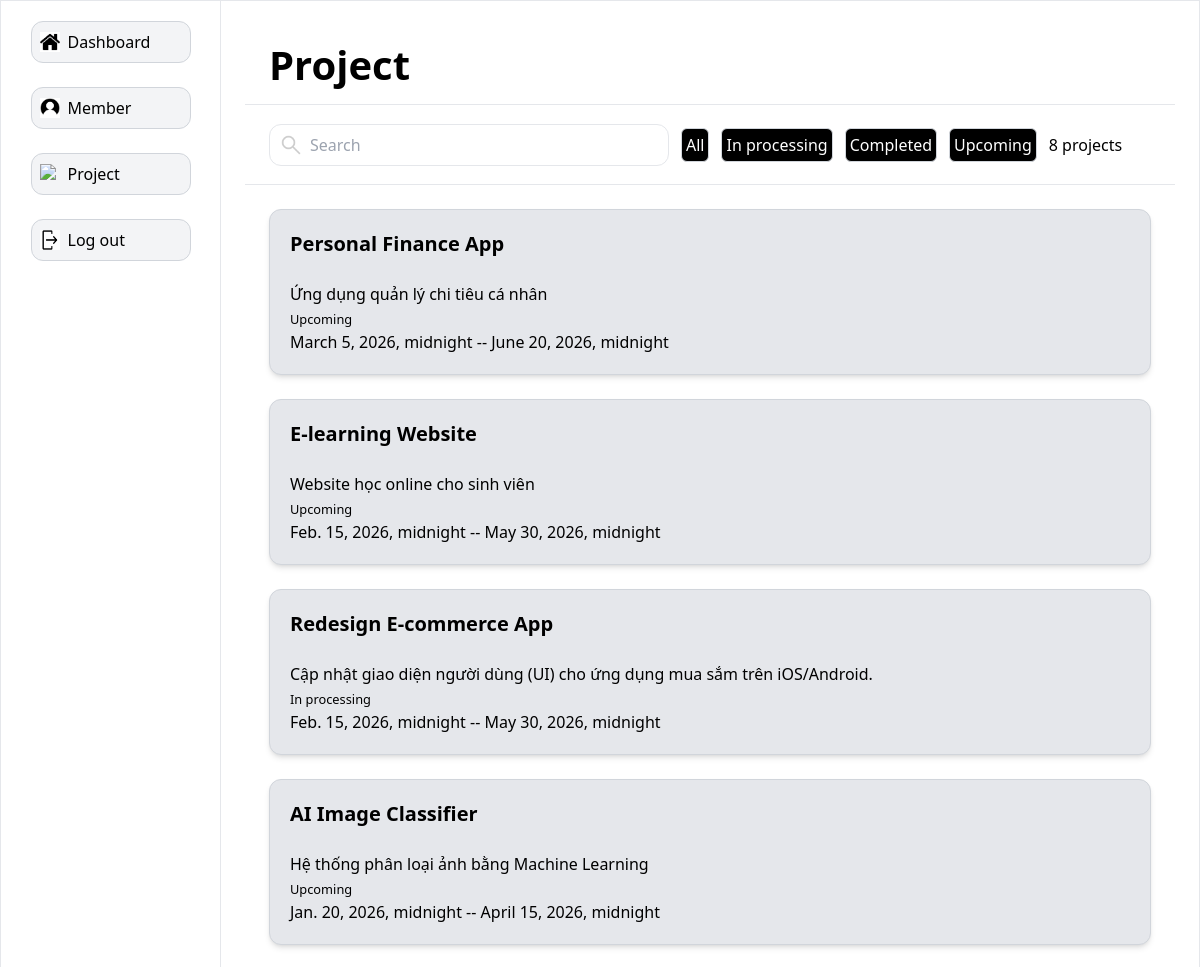
Page /project/ (upper part) on the earlier database version.
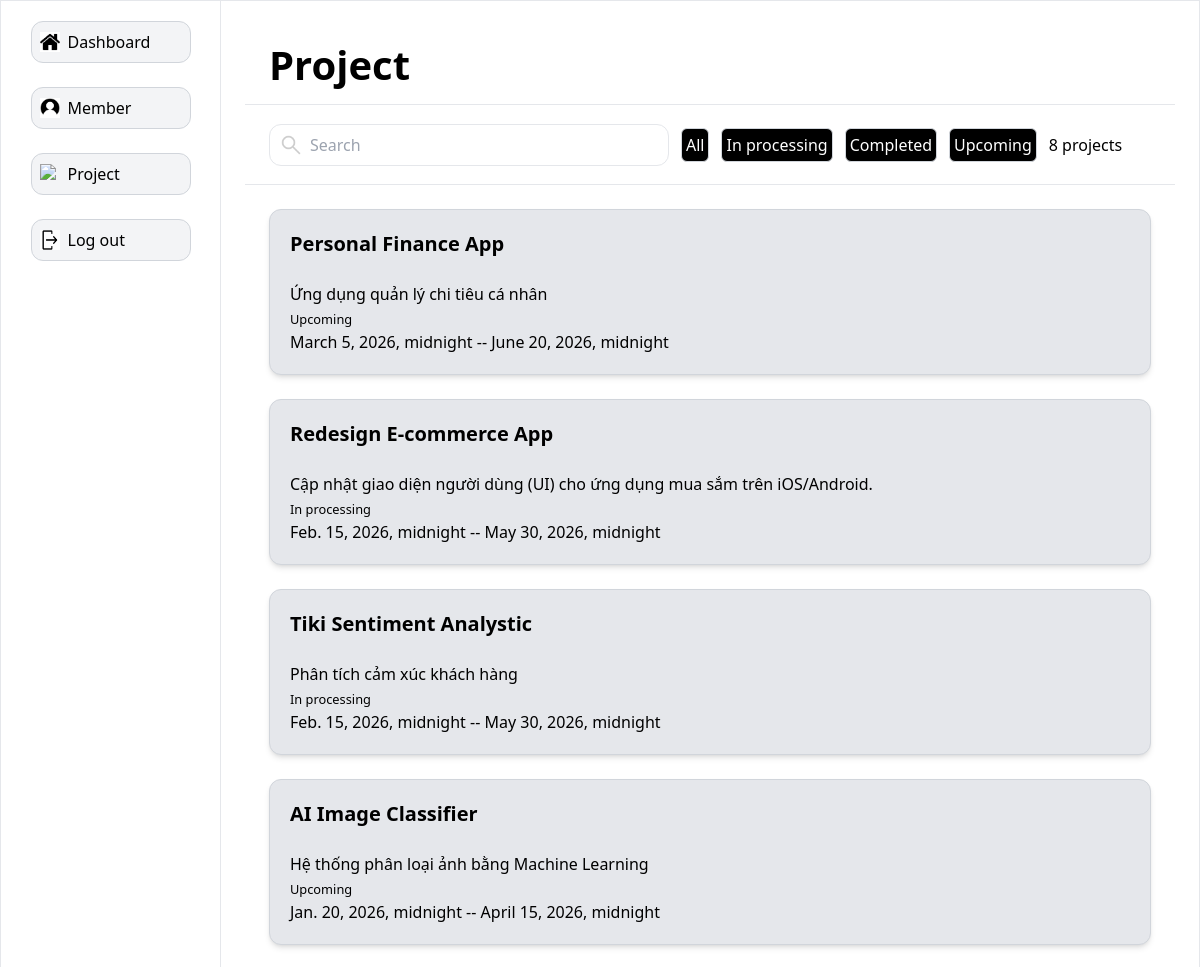
Same page on the later database version.
### main/models.py (models this page shows, shortened)
class Project(models.Model):
    status_dict = [
        ('In processing', 'In processing'),
        ('Completed', 'Completed'),
        ('Upcoming', 'Upcoming')
    ]
    project_id = models.AutoField(primary_key=True)
    project_name = models.CharField(max_length=100, blank=True, null=True)
    description = models.TextField(blank=True, null=True)
    start_date = models.DateTimeField(blank=True, null=True)
    end_date = models.DateTimeField(blank=True, null=True)
    created_by = models.ForeignKey(
        Users,
        on_delete=models.PROTECT,
        related_name='projects'
    )
    status_project = models.CharField(max_length=50, blank=True, null=True, choices=status_dict)

### main/views.py (the view)
# urls.py: path('project/', views.project, name='project'),
def project(request):
    q = request.GET.get('q') if request.GET.get('q') != None else ""
    projects = Project.objects.filter(
        Q(status_project__icontains=q) |
        Q(project_name__icontains=q)
    ).order_by('-start_date')
    project_count = projects.count()
    statuses = [s[0] for s in Project.status_dict]
    context = {'projects': projects, 'statuses': statuses, 'project_count': project_count}
    return render(request, 'main/project.html', context=context)

### main/templates/main/project.html (shortened to what this page needs)
{% extends 'side_bar_member.html' %}
{% load static %}
{% block content %}
<div
  class="bg-white-200 items-center border-b border-b-gray-200 flex px-6 h-[80px] flex justify-between"
>
  <div><h1 class="text-[40px] font-bold">Project</h1></div>
</div>
<div class="bg-white-200 items-center border-b border-b-gray-200 flex px-6 h-[80px]">
  <div class="relative">
    <div class="absolute inset-y-0 left-0 flex items-center pl-3 pointer-events-auto">
      <img src="{% static 'icons/search.png' %}" alt="search icon" class="h-5 w-5" />
    </div>
    <form method='GET' action="{% url 'project' %}">
    <input
      name="q",
      type="text"
      class="pl-10 pr-3 py-2 border border-gray-200 rounded-xl w-[400px]"
      placeholder="Search"
    />
    </form>
  </div>
  <div class="border border-gray-300 rounded-md ml-3 flex justify-between content-center p-1 bg-black text-white">
    <div><a href="{% url 'project' %}">All </a></div>
  </div>
  {% for status in statuses %}
  <div class="border border-gray-300 rounded-md ml-3 flex justify-between content-center p-1 bg-black text-white">
    <div><a href="{% url 'project' %}?q={{status}}">{{status}}</a></div>
  </div>
  {% endfor %}
  <div class="ml-3"><h3>{{project_count}} projects</h3></div>
</div>
<div class="overflow-y-scroll space-y-6 h-[calc(100vh-200px)] p-6">
  {% for project in projects %}
  <div class="border border-gray-300 rounded-xl p-5 bg bg-gray-200 shadow-md transition delay-150 duration-300 ease-in-out hover:bg-gray-300 hover:scale-100">
      <div class="flex justify-between">
        <div><a href="{% url 'task' project.project_id %}"><span class="font-bold text-xl">{{ project.project_name }}</span></a></div>
      </div>
      <br>
      <p>{{ project.description }}</p>
      <small>{{project.status_project}}</small>
      <p>{{ project.start_date }} -- {{ project.end_date }}</p>
  </div>
  {% endfor %}
</div>
{% endblock %}

Differences in the rows shown:
removed Project: project_name "E-learning Website", description "Website học online cho sinh viên", status_project "Upcoming", start_date "Feb. 15, 2026, midnight", end_date "May 30, 2026, midnight"
added Project: project_name "Tiki Sentiment Analystic", description "Phân tích cảm xúc khách hàng", status_project "In processing", start_date "Feb. 15, 2026, midnight", end_date "May 30, 2026, midnight"
